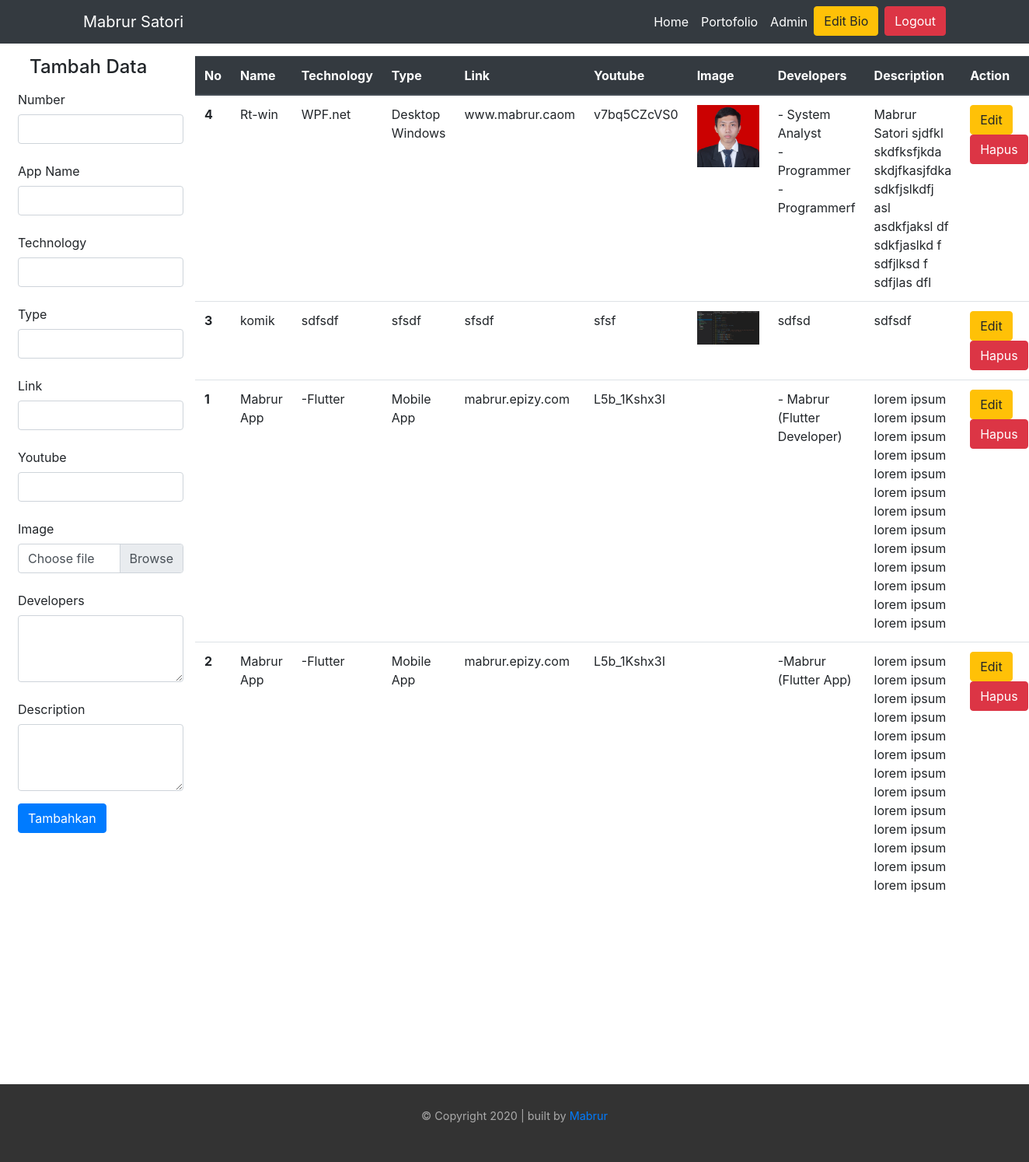
The app's page /admin.php (signed in) with its own data.
### tables this page shows
CREATE TABLE `users` (
  `id` int NOT NULL AUTO_INCREMENT,
  `nama` varchar(100) DEFAULT NULL,
  `email` varchar(200) DEFAULT NULL,
  `password` varchar(255) DEFAULT NULL,
  `ttl` varchar(255) DEFAULT NULL,
  `jabatan` varchar(50) DEFAULT NULL,
  `skill` text,
  `telepon` varchar(20) DEFAULT NULL,
  `github` varchar(100) DEFAULT NULL,
  `portofolio` varchar(50) DEFAULT NULL,
  `first_paragraf` text,
  `second_paragraf` text,
  `image` varchar(50) DEFAULT NULL,
  `pengalaman` text,
  PRIMARY KEY (`id`)
);

CREATE TABLE `portofolios` (
  `id` int NOT NULL AUTO_INCREMENT,
  `number` int DEFAULT NULL,
  `name` varchar(200) DEFAULT NULL,
  `technology` varchar(200) DEFAULT NULL,
  `type` varchar(200) DEFAULT NULL,
  `link` varchar(200) DEFAULT NULL,
  `youtube` varchar(255) DEFAULT NULL,
  `image` varchar(200) DEFAULT NULL,
  `developer` varchar(200) DEFAULT NULL,
  `description` text,
  PRIMARY KEY (`id`)
);

### functions.php (called while the page is built, shortened)
<?php
$conn = mysqli_connect("sql307.epizy.com", "epiz_27436096", "DFnq7SLwbZxnea", "epiz_27436096_portofolio");
function query($query)
{
    global $conn;
    $result = mysqli_query($conn, $query);
    $rows = [];
    while ($row = mysqli_fetch_assoc($result)) {
        $rows[] = $row;
    }
    return $rows;
}

### admin.php (the view, shortened to what this page needs)
<?php
require 'functions.php';
$bio = query("SELECT * FROM users")[0];
$portofolios = query("SELECT * FROM portofolios");
?>
<!DOCTYPE html>
<html lang="en">
<head>
    <link rel="stylesheet" href="css/bootstrap.min.css">
    <link rel="stylesheet" href="css/bootstrap.css">
    <link rel="stylesheet" href="css/style.css">
</head>
<body>
    <div class="row">
        <div class="col">
            <nav class="navbar navbar-expand-lg navbar-dark bg-dark">
                <div class="container">
                    <a class="navbar-brand" href="index.php"><?= $bio['nama']; ?></a>
                    <div class="collapse navbar-collapse" id="navbarSupportedContent">
                        <ul class="navbar-nav ml-auto">
                            <li class="nav-item active">
                                <a class="nav-link" href="index.php">Home <span class="sr-only">(current)</span></a>
                            </li>
                            <li class="nav-item active">
                                <a class="nav-link" href="portofolio.php">Portofolio</a>
                            </li>
                            <li class="nav-item active">
                                <a class="nav-link" href="admin.php">Admin</a>
                            </li>
                            <li>
                                <a href="bio.php" class="btn btn-warning mr-2">Edit Bio</a>
                            </li>
                            <li>
                                <a href="logout.php" class="btn btn-danger">Logout</a>
                            </li>
                        </ul>
                    </div>
                </div>
            </nav>
        </div>
    </div>
    <main>
        <section class="portofolio" id="about">
            <div class="container-fluid">
                <div class="row mx-2 my-3">
                    <div class="col-sm-2">
                        <h4>Tambah Data</h4>
                        <form action="<?= (isset($edit)) ? 'update.php' : ''; ?>" method="post" enctype="multipart/form-data">
                            <div class="form-group row">
                                <label for="number" class=" col-form-label">Number</label>
                                <input type="number" name="number" class="form-control" id="number" value="<?= (isset($edit['number'])) ? $edit['number'] : ''; ?>">
                            </div>
                            <div class="form-group row">
                                <label for="name" class="col-form-label">App Name</label>
                                <input type="text" name="name" class="form-control" id="name" value="<?= (isset($edit['name'])) ? $edit['name'] : ''; ?>">
                            </div>
                            <div class="form-group row">
                                <label for="technology" class=" col-form-label">Technology</label>
                                <input type="text" name="technology" class="form-control" id="technology" value="<?= (isset($edit['technology'])) ? $edit['technology'] : ''; ?>">
                            </div>
                            <div class="form-group row">
                                <label for="type" class="col-form-label">Type</label>
                                <input type="text" name="type" class="form-control" id="type" value="<?= (isset($edit['type'])) ? $edit['type'] : ''; ?>">
                            </div>
                            <div class="form-group row">
                                <label for="link" class=" col-form-label">Link</label>
                                <input type="text" name="link" class="form-control" id="link" value="<?= (isset($edit['link'])) ? $edit['link'] : ''; ?>">
                            </div>
                            <div class="form-group row">
                                <label for="youtube" class=" col-form-label">Youtube</label>
                                <input type="text" name="youtube" class="form-control" id="youtube" value="<?= (isset($edit['youtube'])) ? $edit['youtube'] : ''; ?>">
                            </div>
                            <div class="form-group row">
                                <label for="link" class="col-form-label">Image</label>
                                <div class="custom-file">
                                    <label class="custom-file-label" for="customFile">Choose file</label>
                                </div>
                            </div>
                            <div class="form-group row">
                                <label for="developer" class=" col-form-label">Developers</label>
                                <textarea class="form-control" id="developer" name="developer" rows="3"><?= (isset($edit['developer'])) ? $edit['developer'] : ''; ?></textarea>
                            </div>
                            <div class="form-group row">
                                <label for="description" class=" col-form-label">Description</label>
                                <textarea class="form-control" id="description" name="description" rows="3"><?= (isset($edit['description'])) ? $edit['description'] : ''; ?></textarea>
                            </div>
                            <div class="row text-right">
                                <button type="submit" name="submit" class="btn btn-primary"><?= (isset($edit)) ? 'Update' : 'Tambahkan'; ?></button>
                            </div>
                        </form>
                    </div>
                    <div class="col-sm-10">
                        <table class="table">
                            <thead class="thead-dark">
                                <tr>
                                    <th scope="col">No</th>
                                    <th scope="col">Name</th>
                                    <th scope="col">Technology</th>
                                    <th scope="col">Type</th>
                                    <th scope="col">Link</th>
                                    <th scope="col">Youtube</th>
                                    <th scope="col">Image</th>
                                    <th scope="col">Developers</th>
                                    <th scope="col">Description</th>
                                    <th scope="col">Action</th>
                                </tr>
                            </thead>
                            <tbody>
                                <?php foreach ($portofolios as $portofolio) : ?>
                                    <tr>
                                        <th scope="row"><?= $portofolio['number']; ?></th>
                                        <td><?= $portofolio['name']; ?></td>
                                        <td><?= $portofolio['technology']; ?></td>
                                        <td><?= $portofolio['type']; ?></td>
                                        <td><?= $portofolio['link']; ?></td>
                                        <td><?= $portofolio['youtube']; ?></td>
                                        <td>
                                            <img src="images/<?= $portofolio['image']; ?>" width="80px" alt="">
                                        </td>
                                        <td><?= $portofolio['developer']; ?>
                                        <td><?= $portofolio['description']; ?>
                                        <td>
                                            <a href="admin.php?param=edit&id=<?= $portofolio['id']; ?>" class="btn btn-warning">Edit</a>
                                            <a href="admin.php?param=hapus&id=<?= $portofolio['id']; ?>" class="btn btn-danger">Hapus</a>
                                        </td>
                                    </tr>
                                <?php endforeach; ?>
                            </tbody>
                        </table>
                    </div>
                </div>
                <div class="row mb-5" style="height: 200px;"></div>
            </div>
        </section>
    </main>
    <footer>
        <div class="container text-center">
            <div class="row">
                <div class="col-sm-12">
                    <p>&copy; Copyright 2020 | built by <a href="http://instagram.com/mabrursatori">Mabrur</a></p>
                </div>
            </div>
        </div>
    </footer>
</body>
</html>

### css/style.css (style rules this page uses)
html { position: relative; }
body { margin-bottom: 100px; }
section { min-height: 600px; }
footer { position: absolute; bottom: 0; width: 100%; height: 100px; background-color: #333; padding-top: 30px; }
footer p { color: #aaa; font-size: 0.9em; }
main { min-height: 100vh; }

### records on screen
users: nama "Mabrur Satori"
portofolios: number "4", name "Rt-win", technology "WPF.net", type "Desktop Windows", link "www.mabrur.caom", youtube "v7bq5CZcVS0", image (picture), developer "- System Analyst - Programmer - Programmerf", description "Mabrur Satori sjdfkl skdfksfjkda skdjfkasjfdka sdkfjslkdfj asl asdkfjaksl df sdkfjaslkd f sdfjlksd f sdfjlas dfl"
portofolios: number "3", name "komik", technology "sdfsdf", type "sfsdf", link "sfsdf", youtube "sfsf", image (picture), developer "sdfsd", description "sdfsdf"
portofolios: number "1", name "Mabrur App", technology "-Flutter", type "Mobile App", link "mabrur.epizy.com", youtube "L5b_1Kshx3I", developer "- Mabrur (Flutter Developer)", description "lorem ipsum lorem ipsum lorem ipsum lorem ipsum lorem ipsum lorem ipsum lorem ipsum lorem ipsum lorem ipsum lorem ipsum lorem ipsum lorem ipsum lorem ipsum"
portofolios: number "2", name "Mabrur App", technology "-Flutter", type "Mobile App", link "mabrur.epizy.com", youtube "L5b_1Kshx3I", developer "-Mabrur (Flutter App)", description "lorem ipsum lorem ipsum lorem ipsum lorem ipsum lorem ipsum lorem ipsum lorem ipsum lorem ipsum lorem ipsum lorem ipsum lorem ipsum lorem ipsum lorem ipsum"
